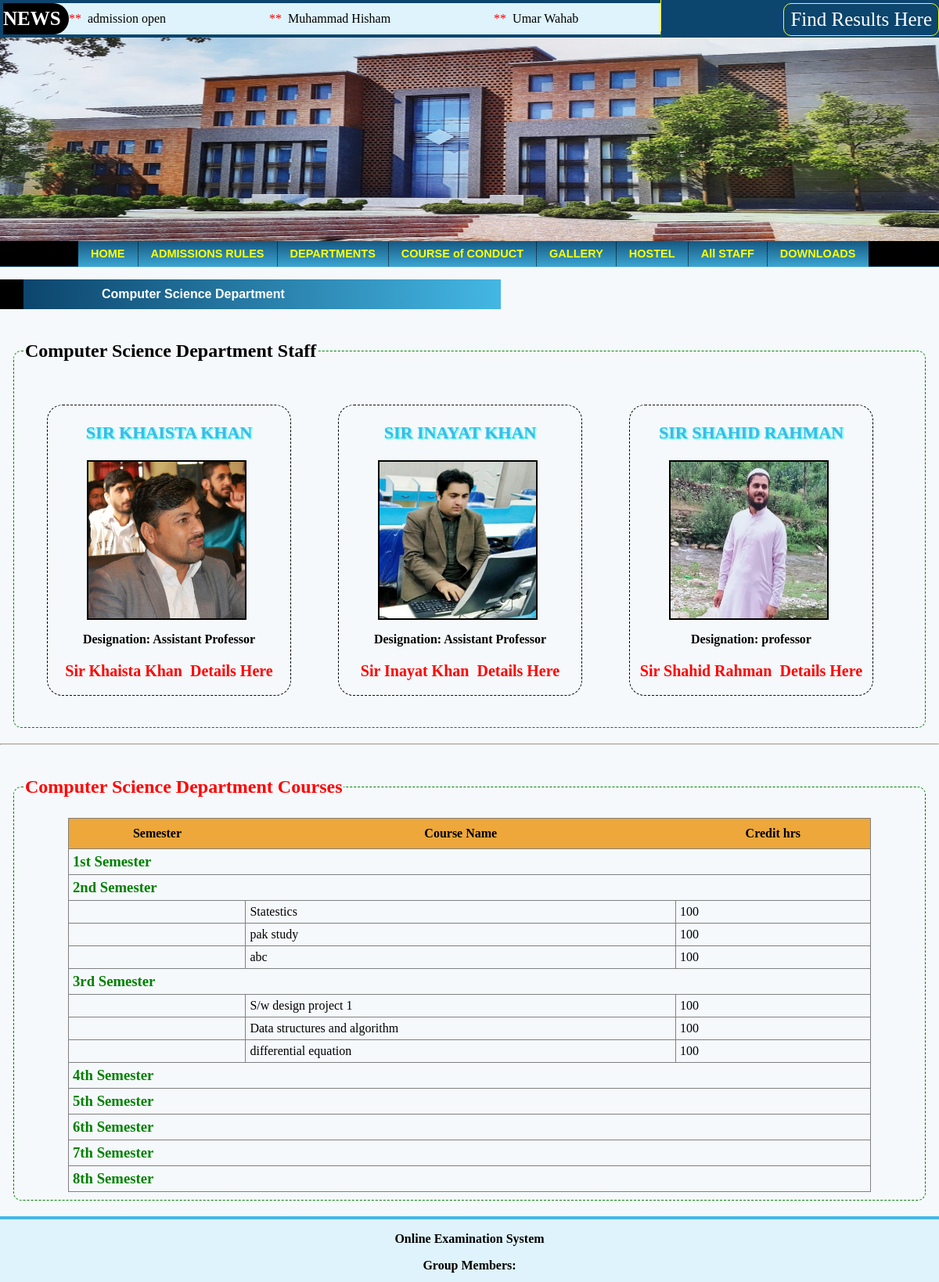
The page /index.php?page=depart_detail&depart_id=9 on the database its author committed.
### tables this page shows
CREATE TABLE `news` (
  `news_id` int(20) NOT NULL,
  `title` varchar(100) NOT NULL,
  `heading` varchar(200) NOT NULL,
  `url` text NOT NULL,
  `date` varchar(30) NOT NULL,
  `description` mediumtext NOT NULL
);

CREATE TABLE `departments` (
  `depart_id` int(20) NOT NULL,
  `depart_name` varchar(30) NOT NULL,
  `description` text NOT NULL
);

CREATE TABLE `staff` (
  `staff_id` int(30) NOT NULL,
  `name` varchar(30) NOT NULL,
  `img_path` text NOT NULL,
  `contact_no` varchar(30) NOT NULL,
  `paddress` text NOT NULL,
  `depart_id` int(20) NOT NULL,
  `qual_id` int(20) NOT NULL,
  `qual_majors` varchar(100) NOT NULL,
  `designation` varchar(30) NOT NULL,
  `staff_category` varchar(30) NOT NULL,
  `email` varchar(30) NOT NULL,
  `password` text NOT NULL
);

CREATE TABLE `semester` (
  `semester_id` int(30) NOT NULL,
  `semester_name` varchar(30) NOT NULL
);

CREATE TABLE `courses` (
  `course_id` int(30) NOT NULL,
  `course_name` varchar(30) NOT NULL,
  `credit_hrs` int(30) NOT NULL,
  `depart_id` int(30) NOT NULL,
  `program_id` int(20) NOT NULL,
  `semester_id` int(30) NOT NULL
);

### depart_detail.php (the view, shortened to what this page needs)
<?php
$select=mysql_query("select * from departments where depart_id='".$_GET['depart_id']."'");
$fetch=mysql_fetch_array($select);
?>
<p class="line"><?php echo $fetch['depart_name'];?> Department</p>
<fieldset class="fieldset">
<legend ><h2><?php echo $fetch['depart_name'];?> Department Staff</h2></legend>
		<?php
		$staff=mysql_query("select * from staff where depart_id='".$_GET['depart_id']."'");
		while($staff_fetch=mysql_fetch_array($staff))
		{
		?>
			<div id="section">
			<p id="section_title"><?php echo $staff_fetch['name'];?></p>
			<img src="admin/<?php echo $staff_fetch['img_path'];?>" width=200 height=200 style="border-radius:0;" class="im">
			<p id="hod">Designation: <?php echo $staff_fetch['designation'];?></p>
			<p id="depart_detail"><a href="index.php?page=depart_staff_detail&staff_id=<?php echo $staff_fetch['staff_id'];?>"><?php echo $staff_fetch['name'];?>&nbsp; Details Here</a></p>
			</div>
		<?php
		}
		?>
		</fieldset>
		<hr>
	<fieldset class="fieldset">
<legend ><h2><font color=red><?php echo $fetch['depart_name'];?> Department Courses</font></h2></legend>
	<table border=1 width=90% align=center cellpadding=5px id="tbl">
	<tr>
	<Th>Semester </th><Th>Course Name </th><Th>Credit hrs </th>
	</tr>
	<?php
	$semester=mysql_query("select * from semester");
	while($semester_f=mysql_fetch_array($semester))
	{
	?>
	<tr><td colspan=5><h3 style="margin:0;"><font color=green><?php echo $semester_f['semester_name'];?></font></h3></td></tr>
	<?php
	$course_q=mysql_query("select * from courses where depart_id='".$_GET['depart_id']."' AND semester_id='".$semester_f['semester_id']."'");
	while($course_f=mysql_fetch_array($course_q))
	{
	?>
	<tr>
	<td></td><td><?php echo $course_f['course_name']; ?></td><td><?php echo $course_f['credit_hrs']; ?></td>
	</tr>
	<?php
	}
	}
	?>
	</table>
</fieldset>

### index.php (shortened to what this page needs)
<html>
<head>
<link href="css/layout.css" rel="stylesheet">
  <link rel="stylesheet" href="gallery/css/responsiveslides.css">
  <link rel="stylesheet" href="gallery/css/demo.css">
</head>
<body>
<div id="container">
	<div id="header">
		<div id="top_bar">
			<div id="top_bar_left">
			<div style="float:left; width:10%; height:100%; color:white;  font-weight:bold; background:black; border-bottom-right-radius:70px; border-top-right-radius:70px; font-size:25px">NEWS</div>
			<div style="float:right; width:90%;" >
			<?php
			$news=mysql_query("select * from news");
			?>
			<marquee onmouseover="this.stop()" onmouseout="this.start()">
			<?php
			while($n=mysql_fetch_array($news)){
			?>
			<a href="news_detail.php?news_id=<?php echo $n['news_id'];?>"><font color=red>**&nbsp;&nbsp;</font><font color="black"><?php echo $n['title'];?></a>
			<?php
			}
			?>
			</font></marquee>
			</div>
			</div>
			<div id="top_bar_right">
				<a href="findResult.php" style="float:right; margin-right:0px; padding:0px 8px; border:1px solid yellow; border-radius:10px; font-size:25px;"><font color="white">Find Results Here</font></a>
			</div>
			<div id="main_head">
		    <img src="images/buner.jpg" height="260px" width="100%"/>
			</div>
		</div>
	</div>
	<div id="navigation_bar">
	 <ul>
	 <li><a href="index.php?page=home">HOME</a></li>
	 <li><a href="index.php?page=admission_rules">ADMISSIONS RULES</a></li>
	 <li><a href="index.php?page=departements">DEPARTMENTS</a></li>
	  <li><a href="index.php?page=course_of_conduct">COURSE of CONDUCT</a></li>
	 <li><a href="index.php?page=gallery">GALLERY</a></li>
	  <li><a href="index.php?page=hostel">HOSTEL</a></li>
	 <li><a href="index.php?page=staff">All STAFF</a></li>
	 <li><a href="index.php?page=download" style="border-right:none;">DOWNLOADS</a></li>
	 </ul>
	</div>
	<div id="main_body">
		<?php
		if($_REQUEST['page']=='admission_rules'){
			include("admission_rules.php");
		}else if($_REQUEST['page']=='departements'){
		include("departements.php");
		}else if($_REQUEST['page']=='depart_detail'){
		include("depart_detail.php");
		}else if($_REQUEST['page']=='depart_staff_detail'){
		include("depart_staff_details.php");
		}else if ($_REQUEST['page']=='course_of_conduct'){
			include("course_of_conduct.php");
		}else if ($_REQUEST['page']=='gallery'){
			include("gallery.php");
		}
		?>
	</div>
</div>
<div id="footer">
	<P>Online Examination System</P>
	<P>Group Members: </P>
</div>
</body>
</html>

### css/layout.css (style rules this page uses)
body { margin:0px; background:#def3fb; }
#container { width:1200px; height:auto; color:gray; margin:0 auto; }
#header { width:100%; height:300px; background:green; }
#main_body { width:100%; height:auto; background:#f5f9fb; float:left; }
#navigation_bar ul { margin:0; padding:0; margin-left:100px; }
#footer { float:left; background:; width:100%; height:80px; text-align:center; font-weight:bolder; color:black; margin:0px; border-top:4px solid #44b7e4; }
#top_bar { width:100%; height:40px; background:yellow; border-bottom:4px solid #9F7533; }
#top_bar_left { line-height:40px; height:40px; float:left; background:#def3fb; width:70%; border-bottom:4px solid #0c456d; border-top:4px solid #0c456d; border-left:4px solid #0c456d; }
#top_bar_right { line-height:40px; height:40px; float:right; background:#0c456d; width:29.6%; border-bottom:4px solid #0c456d; border-top:4px solid #0c456d; }
.line { border-left:30px solid black; padding:10; padding-left:100px; font-family:sans serif,arial; font-weight:bolder; background:linear-gradient(90deg,#0c456d,#44b7e4); width:500px; color:white; }
#section { width:310px; height:370px; border:1px dashed black; margin:30px; float:left; border-radius:20px; }
#section_title { text-align:center; text-transform:uppercase; font-weight:bolder; color:#44b7e4; font-size:22px; text-shadow:1px 1px 2px cyan; }
.im { border-radius:100px; margin-left:50px; border:2px solid black; }
#hod { text-align:center; font-size:16px; font-weight:bold; }
#depart_detail { text-align:center; font-weight:bold; font-size:20px; }
#depart_detail a { color:red; text-decoration:none; }
.fieldset { margin:20px auto; width:95%; border:1px dashed green; border-radius:10px; }
#tbl { border-collapse:collapse; }
#tbl th { padding:10px; border:0; background:#EDA73A; }

### gallery/css/demo.css (style rules this page uses)
a { color: #fff; text-decoration: none; }

### index.php (style rules this page uses)
#navigation_bar { width:100%; height:40px; font-family:sans serif, arial; font-weight:bold; color:black; font-size:14.5px; background:black; float:left; border-bottom:1px solid #0c456d; }
#navigation_bar ul li { list-style:; }
#navigation_bar ul { margin:0; padding:0; margin-left:100px; }
#navigation_bar ul li { list-style:none; }
#navigation_bar ul li a { float:left; border-right:1px dotted black; padding:16px 16px; background:linear-gradient(180deg,#0c456d,#44b7e4); text-decoration:none; color:yellow; }

### rows shown on the page
news: title "admission open"
news: title "Muhammad Hisham"
news: title "Umar Wahab"
departments: depart_name "Computer Science"
staff: name "SIR KHAISTA KHAN", img_path (picture), designation "Assistant Professor", name "Sir Khaista Khan"
staff: name "SIR INAYAT KHAN", img_path (picture), designation "Assistant Professor", name "Sir Inayat Khan"
staff: name "SIR SHAHID RAHMAN", img_path (picture), designation "professor", name "Sir Shahid Rahman"
semester: semester_name "1st Semester"
semester: semester_name "2nd Semester"
courses: course_name "Statestics", credit_hrs "100"
courses: course_name "pak study", credit_hrs "100"
courses: course_name "abc", credit_hrs "100"
semester: semester_name "3rd Semester"
courses: course_name "S/w design project 1", credit_hrs "100"
courses: course_name "Data structures and algorithm", credit_hrs "100"
courses: course_name "differential equation", credit_hrs "100"
semester: semester_name "4th Semester"
semester: semester_name "5th Semester"
semester: semester_name "6th Semester"
semester: semester_name "7th Semester"
semester: semester_name "8th Semester"
